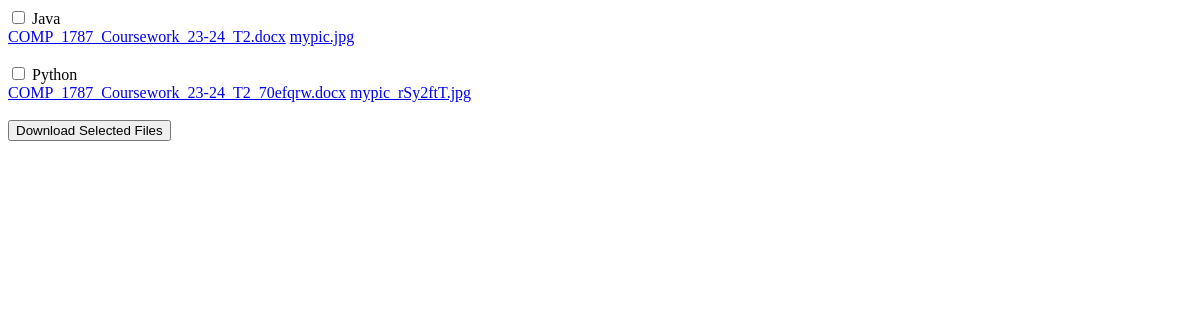
/show-contributions/, run on an earlier commit of the app's database.
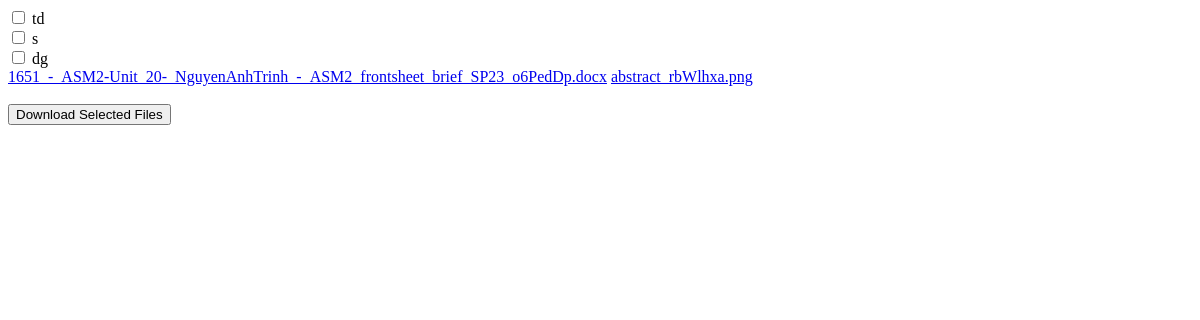
And on a later commit of the database.
### home/models.py (models this page shows, shortened)
class Contributions(models.Model):
    user = models.ManyToManyField(UserProfile)
    title = models.CharField(max_length=30)
    content = models.TextField(null = True)
    faculty = models.ForeignKey(Faculties,on_delete=models.CASCADE)
    term = models.BooleanField(default=False)
    createAt = models.DateTimeField(auto_now_add=True)

class ContributionFiles(models.Model):
    word = models.FileField(null = True)
    img = models.FileField(null = True)
    contribution = models.ForeignKey(Contributions, on_delete=models.CASCADE, related_name='files', null=True)

### home/views.py (the view)
# urls.py: path('show-contributions/', views.show_contributions, name='show_contributions'),
def show_contributions(request):
    contributions = Contributions.objects.all()
    return render(request, 'show_contribution.html', {'contributions': contributions})

### templates/show_contribution.html (shortened to what this page needs)
<form action="{% url 'download_selected_contributions' %}" method="post">
    {% for contribution in contributions %}
        <label>
            <input type="checkbox" name="contribution_ids" value="{{ contribution.id }}">
            {{ contribution.title }}
            {% for file in contribution.files.all %}
            <div>
                <a href="{{ file.word.url }}">{{ file.word.name }}</a>
                <a href="{{ file.img.url }}">{{ file.img.name }}</a>
            </div>
            {% endfor %}
        </label><br>
    {% endfor %}
    <button type="submit">Download Selected Files</button>
</form>

What changed in the data, as far as the page shows it:
removed Contributions: title "Java"
removed ContributionFiles: word.name "COMP_1787_Coursework_23-24_T2.docx", img.name "mypic.jpg", shown under "Java"
removed Contributions: title "Python"
removed ContributionFiles: word.name "COMP_1787_Coursework_23-24_T2_70efqrw.docx", img.name "mypic_rSy2ftT.jpg", shown under "Python"
added Contributions: title "td"
added Contributions: title "s"
added Contributions: title "dg"
added ContributionFiles: word.name "1651_-_ASM2-Unit_20-_NguyenAnhTrinh_-_ASM2_frontsheet_brief_SP23_o6PedDp.docx", img.name "abstract_rbWlhxa.png", shown under "dg"
